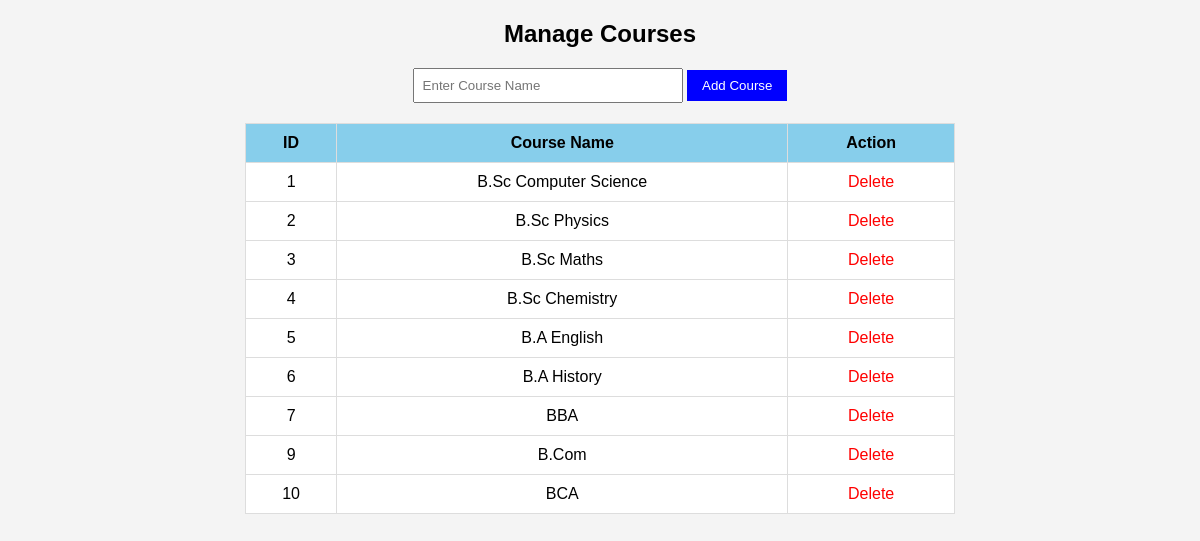
/courses_name.php, run on the app's committed database.
### tables this page shows
CREATE TABLE `courses` (
  `id` int(11) NOT NULL,
  `course_name` varchar(100) DEFAULT NULL,
  `seats` int(11) DEFAULT NULL,
  `duration` varchar(50) DEFAULT NULL
);

### courses_name.php (the view, shortened to what this page needs)
<?php
include 'db.php';
$result = $conn->query("SELECT * FROM courses");
?>
<!DOCTYPE html>
<html>
<head>
</head>
<body>
<h2 style="text-align:center;">Manage Courses</h2>
<form method="POST">
    <input type="text" name="course_name" placeholder="Enter Course Name" required>
    <input type="submit" name="add_course" value="Add Course">
</form>
<table>
    <tr>
        <th>ID</th>
        <th>Course Name</th>
        <th>Action</th>
    </tr>
    <?php while ($row = $result->fetch_assoc()) { ?>
    <tr>
        <td><?php echo $row['id']; ?></td>
        <td><?php echo $row['course_name']; ?></td>
        <td>
            <a href="?delete=<?php echo $row['id']; ?>" onclick="return confirm('Delete this course?')">Delete</a>
        </td>
    </tr>
    <?php } ?>
</table>
</body>
</html>

### courses_name.php (style rules this page uses)
body { font-family: Arial, sans-serif; background: #f4f4f4; }
table { border-collapse: collapse; width: 60%; margin: 20px auto; background: white; }
th, td { border: 1px solid #ddd; padding: 10px; text-align: center; }
th { background: skyblue; }
form { text-align: center; margin-top: 20px; }
input[type=text] { padding: 8px; width: 250px; }
input[type=submit] { padding: 8px 15px; background: blue; color: white; border: none; cursor: pointer; }
a { color: red; text-decoration: none; }

### data on the page
courses: id "1", course_name "B.Sc Computer Science"
courses: id "2", course_name "B.Sc Physics"
courses: id "3", course_name "B.Sc Maths"
courses: id "4", course_name "B.Sc Chemistry"
courses: id "5", course_name "B.A English"
courses: id "6", course_name "B.A History"
courses: id "7", course_name "BBA"
courses: id "9", course_name "B.Com"
courses: id "10", course_name "BCA"
